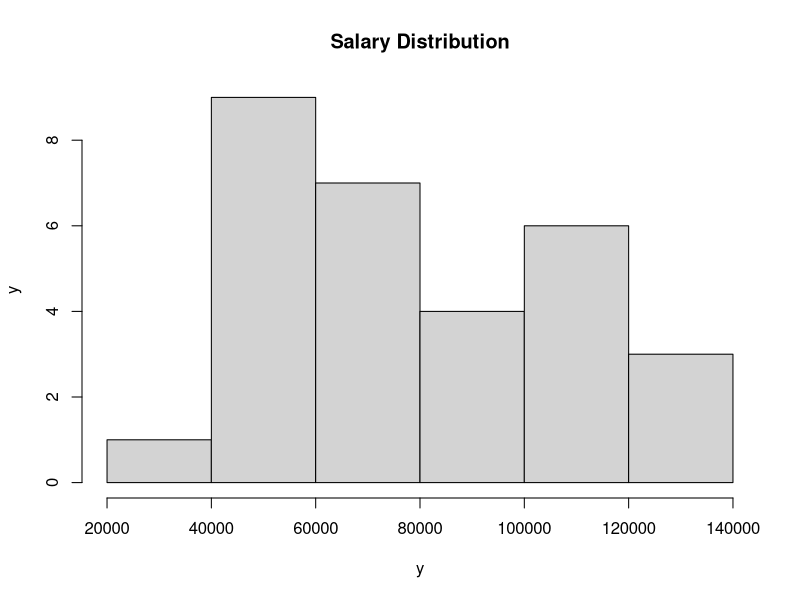
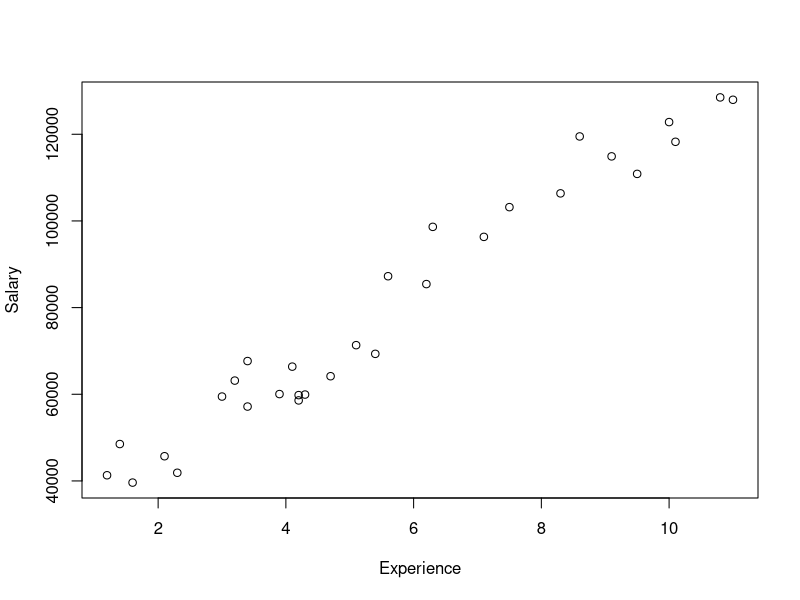
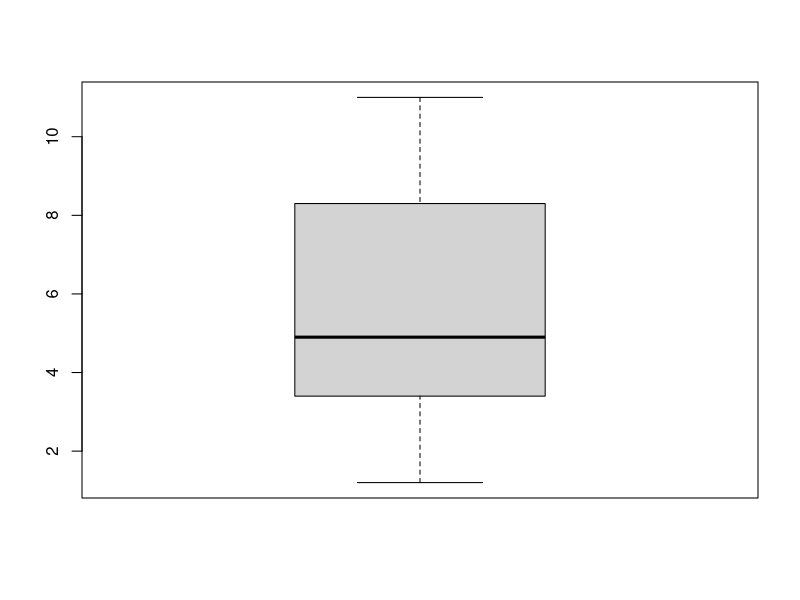
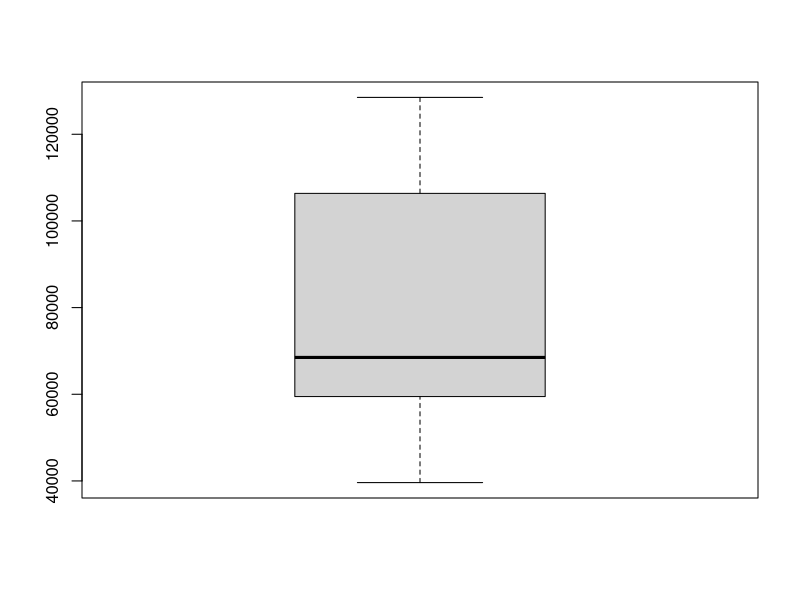

The R source for these figures, in order:
# Importing the dataset
dataset = read.csv('Salary_Data.csv')

head(dataset)

x = dataset$YearsExperience

y = dataset$Salary


names(dataset)
class(y)
class(x)

#Histogram



hist(y, main = "Salary Distribution",ylab = "y")



#Scatter Plot

plot(dataset$YearsExperience, dataset$Salary, xlab = "Experience", ylab = "Salary")



#Boxplot

boxplot(dataset$YearsExperience)

boxplot(dataset$Salary)

